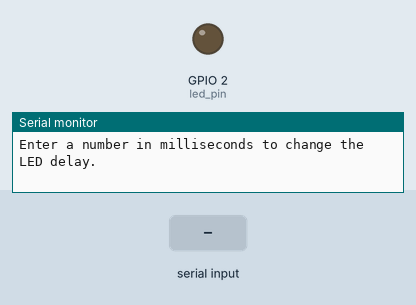
This sketch was run on a simulated ESP32. On the bench: output pins drawn as LEDs (lit = HIGH), the last lines printed to the serial monitor. Dashed ring = blinking. The test bench sets the inputs (shaded band).

Above: at 1.8 s.
1.9 s: "5\n" received over Serial
At 3.0 s:
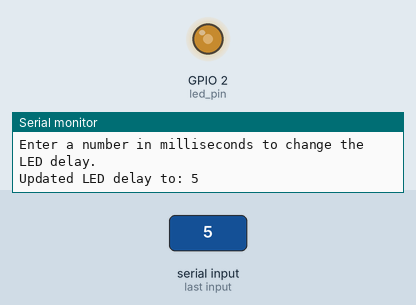
3.5 s: "90,45\n" received over Serial
At 3.72 s:
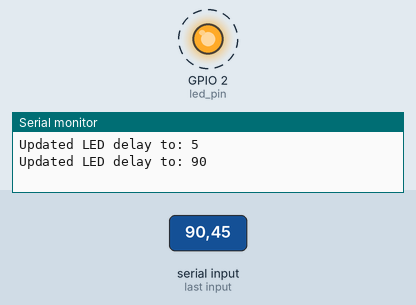
6.5 s: "30,150\n" received over Serial
8.0 s: "90\n" received over Serial
At 8.22 s:
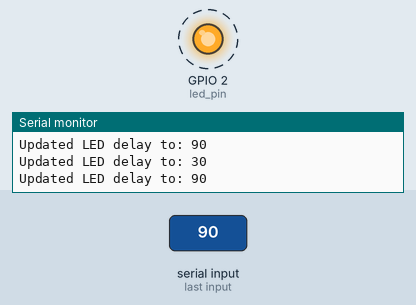
Timing chart, 0 to 12.0 s (numbered marks = the images above; inputs shaded):
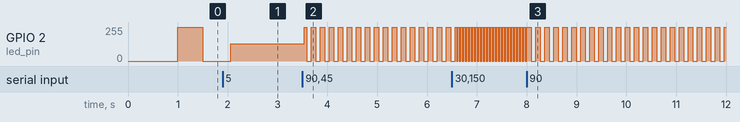

Measured:
- after the input at 3.5 s, GPIO 2 (led_pin): alternates 255/255 for 0.09 s and 0/255 for 0.09 s, starting at once
- after the input at 6.5 s, GPIO 2 (led_pin): alternates 255/255 for 0.03 s and 0/255 for 0.03 s, starting after 0.09 s
- after the input at 8.0 s, GPIO 2 (led_pin): alternates 255/255 for 0.09 s and 0/255 for 0.09 s, starting after 0.09 s

The sketch:

led_serial.ino
```cpp
#include <stdlib.h>

static const uint8_t buf_len = 20;  // Maximum length of serial input buffer
static const int led_pin = 2;       // LED pin
static int led_delay = 500;         // Default LED toggle delay in milliseconds

// Task to toggle LED with delay
void toggleLED(void *parameter)
{
  while (1)
  {
    digitalWrite(led_pin, HIGH);                     // Turn LED ON
    vTaskDelay(led_delay / portTICK_PERIOD_MS);      // Wait for led_delay
    digitalWrite(led_pin, LOW);                      // Turn LED OFF
    vTaskDelay(led_delay / portTICK_PERIOD_MS);      // Wait for led_delay
  }
}

// Task to read user input from serial and update LED delay
void readSerial(void *parameters)
{
  char c;                     // Current character from serial
  char buf[buf_len];          // Buffer to store serial input
  uint8_t idx = 0;            // Buffer index
  memset(buf, 0, buf_len);    // Clear buffer

  while (1)
  {
    if (Serial.available() > 0)   // Check if data is available
    {
      c = Serial.read();           // Read one character

      if (c == '\n')               // Enter key indicates end of input
      {
        led_delay = atoi(buf);     // Convert buffer string to integer
        Serial.print("Updated LED delay to: ");
        Serial.println(led_delay); // Print updated delay
        memset(buf, 0, buf_len);   // Clear buffer
        idx = 0;                   // Reset buffer index
      }
      else
      {
        if (idx < buf_len - 1)     // Store character in buffer if space available
        {
          buf[idx] = c;
          idx++;
        }
      }
    }
  }
}

void setup()
{
  pinMode(led_pin, OUTPUT);           // Set LED pin as output
  Serial.begin(115200);               // Start serial communication
  vTaskDelay(1000 / portTICK_PERIOD_MS); // Wait for serial initialization
  Serial.println("Enter a number in milliseconds to change the LED delay.");

  // Create FreeRTOS tasks
  xTaskCreatePinnedToCore(toggleLED,"Toggle LED",1024,NULL,1,NULL,1);
  xTaskCreatePinnedToCore(readSerial,"Read Serial",1024,NULL,1,NULL,1);

  vTaskDelete(NULL);  // Delete setup task
}

void loop() {
  // Execution should never get here, tasks handle all functionality
}
```
